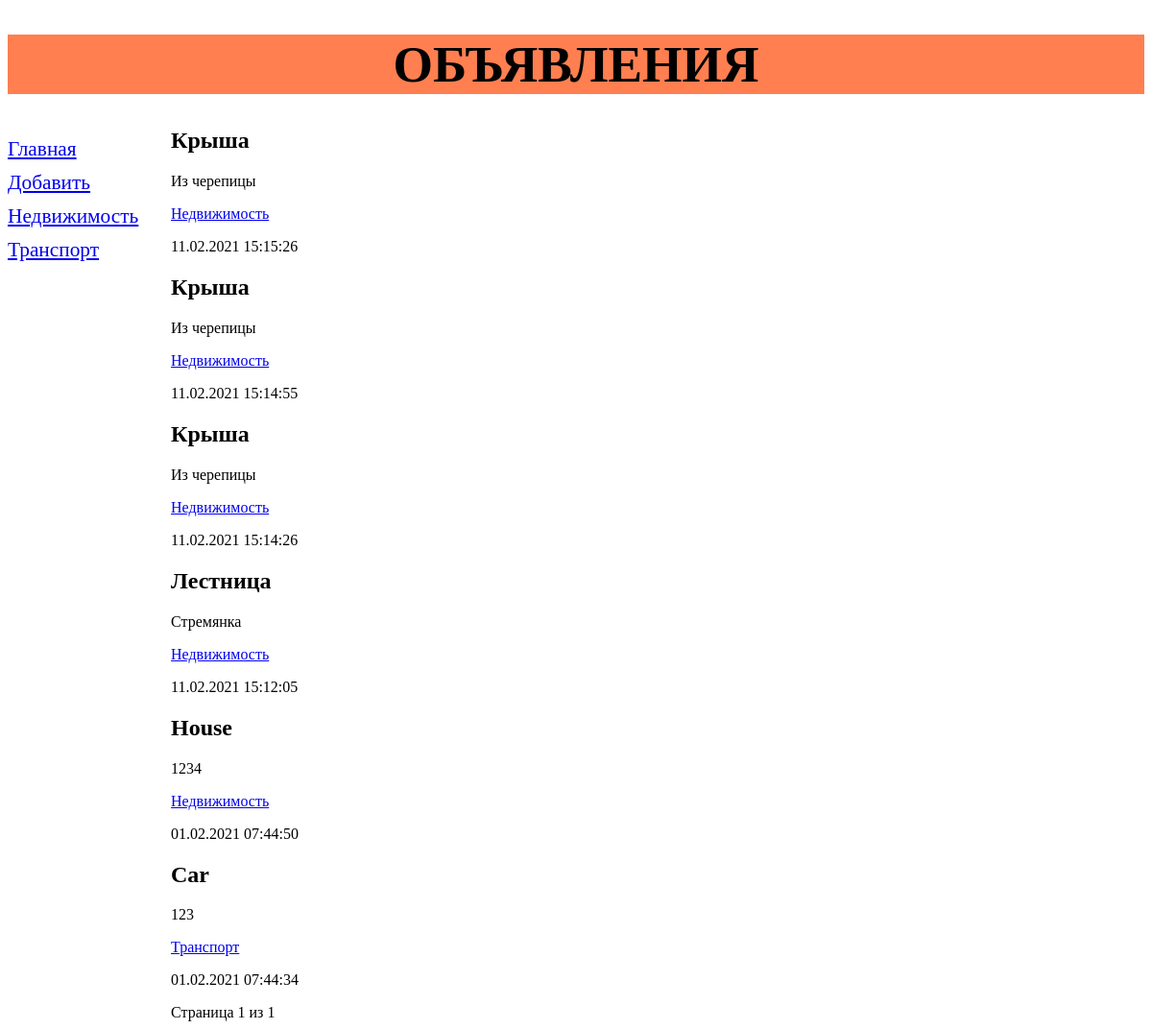
Page /bboard/ on the earlier database version.
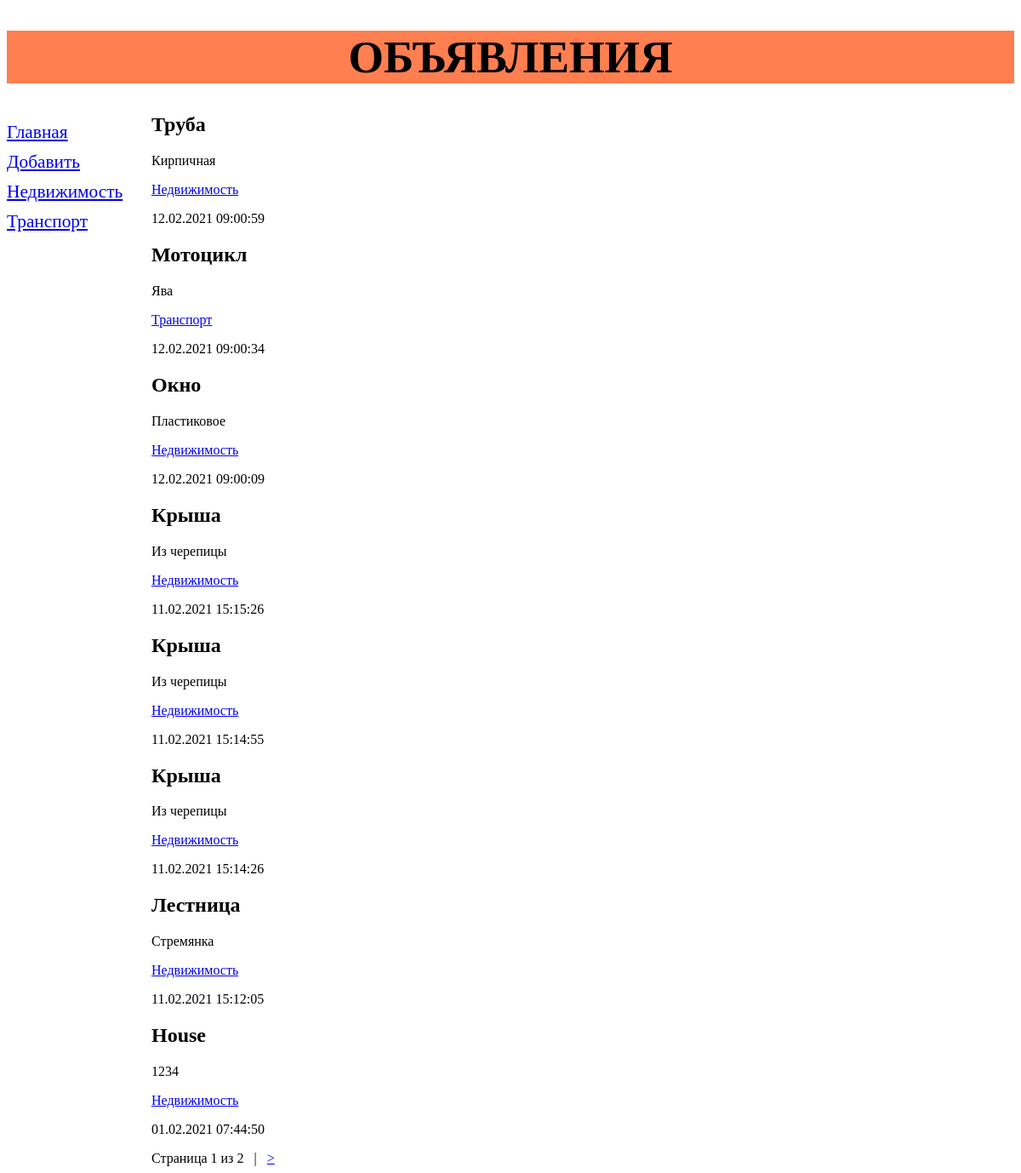
Same page on the later database version.
### bboard/models.py (models this page shows, shortened)
class Rubric(models.Model):
    rubric_name = models.CharField(max_length=20, null=True, verbose_name="Название")
    class Meta:
        verbose_name = "Категория"
        verbose_name_plural = "Категории"
        ordering = ["rubric_name"]

class Bb(models.Model):
    title = models.CharField(max_length=30, verbose_name="Название")
    description = models.TextField(null=True, blank=True, verbose_name="Описание")
    price = models.FloatField(null=True, blank=True, verbose_name="Цена")
    was_published = models.DateTimeField(auto_now_add=True, db_index=True, verbose_name="Опубликовано")
    rubric = models.ForeignKey("Rubric", on_delete=models.PROTECT, null=True, verbose_name="Категория")
    class Meta:
        verbose_name = "Товар"
        verbose_name_plural = "Товары"
        ordering = ["-was_published"]

### bboard/views.py (the view)
# urls.py: path("", index, name="index"),
def index(request):
    bbs = Bb.objects.all()
    rubrics = Rubric.objects.all()
    paginator = Paginator(bbs, 8)
    if "page" in request.GET:
        page_num = request.GET["page"]
    else:
        page_num = 1
    page = paginator.get_page(page_num)
    context = {"bbs": page.object_list, "rubrics": rubrics, "page": page}
    return render(request, "bboard/index.html", context)

### templates/bboard/index.html (shortened to what this page needs)
{% extends "bboard/base.html" %}
{% block content %}
{% for bb in bbs %}
    <div>
        <h2>{{ bb.title }}</h2>
        <p>{{ bb.description }}</p>
        <p><a href="{% url "by_rubric" bb.rubric.pk %}">{{ bb.rubric.rubric_name }}</a></p>
        <p>{{ bb.was_published|date:"d.m.Y H:i:s" }}</p>
    </div>
{% endfor %}
<div class="pages">
    Страница {{ page.number }} из {{ page.paginator.num_pages }}
    {% if page.has_next %}
        &nbsp;&nbsp;|&nbsp;&nbsp;
        <a href="?page={{ page.next_page_number }}">&gt;</a>
    {% endif %}
</div>
{% endblock %}

### templates/bboard/base.html (shortened to what this page needs)
{% load static %}
<!DOCTYPE html>
<html lang="en">
<head>
    <link rel="stylesheet" type="text/css" href="{% static "bboard/style.css" %}"/>
</head>
<body>
<header><h1>Объявления</h1></header>
<nav>
    <a href="{% url "index" %}">Главная</a>
    <a href="{% url "add" %}">Добавить</a>
    {% for rubric in rubrics %}
    <a href="{% url "by_rubric" rubric.pk %}">{{ rubric.rubric_name }}</a>
    {% endfor %}
</nav>
<section>
    {% block content %}
    {% endblock %}
</section>
</body>
</html>

### bboard/static/bboard/style.css (style rules this page uses)
header h1 { font-size: 40pt; text-transform: uppercase; text-align: center; background: coral; }
nav { font-size: 16pt; float: left; width: 150px; }
nav a { display: block; margin: 10px 0; }
section { margin-left: 170px; }

Differences in the rows shown:
no longer on this page (row unchanged): Bb: title "Car", description "123", rubric.rubric_name "Транспорт", was_published "01.02.2021 07:44:34"
added Bb: title "Труба", description "Кирпичная", rubric.rubric_name "Недвижимость", was_published "12.02.2021 09:00:59"
added Bb: title "Мотоцикл", description "Ява", rubric.rubric_name "Транспорт", was_published "12.02.2021 09:00:34"
added Bb: title "Окно", description "Пластиковое", rubric.rubric_name "Недвижимость", was_published "12.02.2021 09:00:09"
Other differences:
{{ page.paginator.num_pages }}: "1" → "2"
